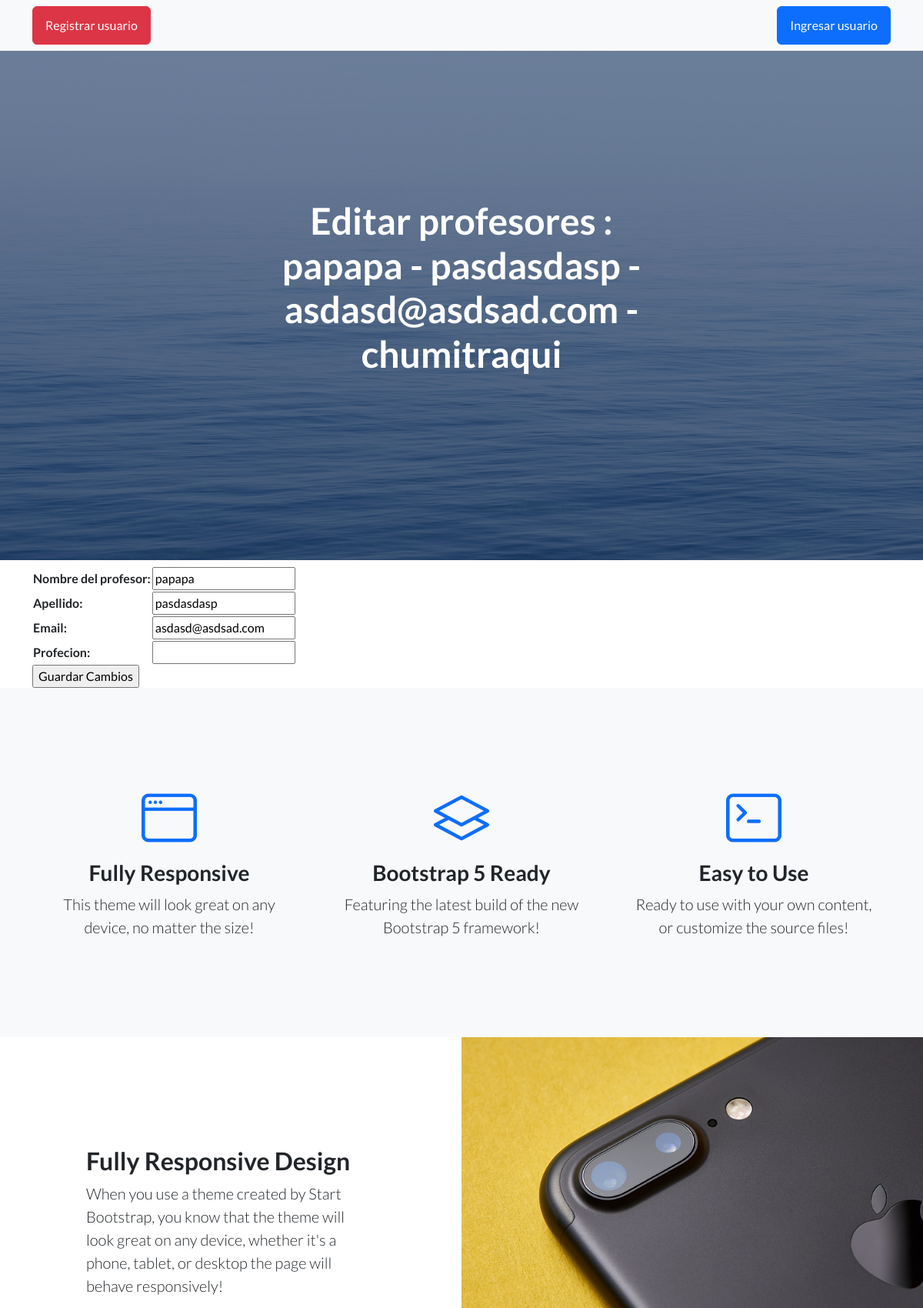
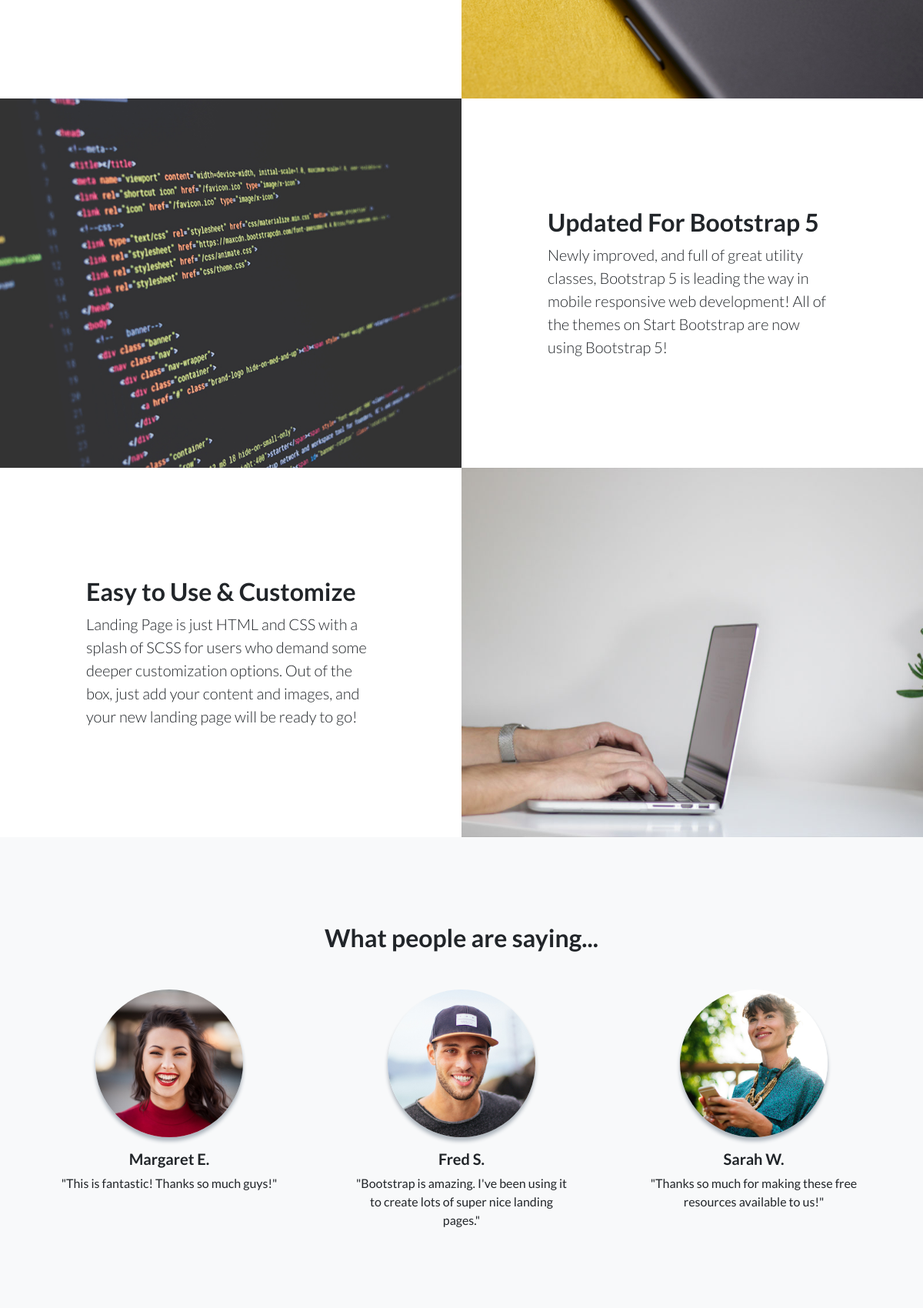
Page /PrimeraApp/editar_profesor/15 (upper part) on the committed database (2 pictures, top to bottom).
### PrimeraApp/models.py (models this page shows)
class Profesor(models.Model):
    nombre = models.CharField(max_length=30)
    apellido = models.CharField(max_length=30)
    email = models.EmailField()
    profecion = models.CharField(max_length=30)
    def __str__(self):
        return f"{self.nombre} - {self.apellido} - {self.email} - {self.profecion}"

### PrimeraApp/views.py (the view)
# urls.py: path('editar_profesor/<id>', views.editar_profesor, name="editar_profesor"),
def editar_profesor(request, id):
      profesor = Profesor.objects.get(id=id)
      if request.method=="POST":
            form = Profesorform(request.POST)
            if form.is_valid():
                  info = form.cleaned_data
                  profesor.nombre = info["nombre"]
                  profesor.apellido = info["apellido"]
                  profesor.email = info["email"]
                  profesor.profecion = info["profecion"]
                  profesor.save()
                  profesores = Profesor.objects.all()
                  return render(request, "template/profesores.html", {"profesores" : profesores, "mensaje" : "Profesore editado correctamente", "form" : form})
            pass
      else:
            formulario = Profesorform(initial={"nombre":profesor.nombre, "apellido":profesor.apellido, "email":profesor.email, "profesion":profesor.profecion})
            return render(request, "template/editar_profesor.html", {"form": formulario, "profesor":profesor})

### PrimeraApp/form.py
class Profesorform(forms.Form):
    nombre = forms.CharField(max_length=30, label="Nombre del profesor")
    apellido = forms.CharField(max_length=30)
    email = forms.EmailField()
    profecion = forms.CharField(max_length=30)

### PrimeraApp/template/editar_profesor.html (shortened to what this page needs)
{% extends 'template/index.html' %}
{% load static %}
{% block titulo %}
<h1 class="mb-5">Editar profesores : {{ profesor }}</h1>
{% endblock %}
{% block Cambio %}
<form action="{% url 'editar_profesor' profesor.id %}" method="POST">{% csrf_token %}
<table>
    {{ form.as_table }}
</table>
<input type="submit" value="Guardar Cambios">
</form>
{% endblock %}

### rows in the picture
Profesor: nombre+apellido+email "papapa - pasdasdasp - asdasd@asdsad.com - chumitraqui", nombre "papapa", apellido "pasdasdasp", email "asdasd@asdsad.com"
